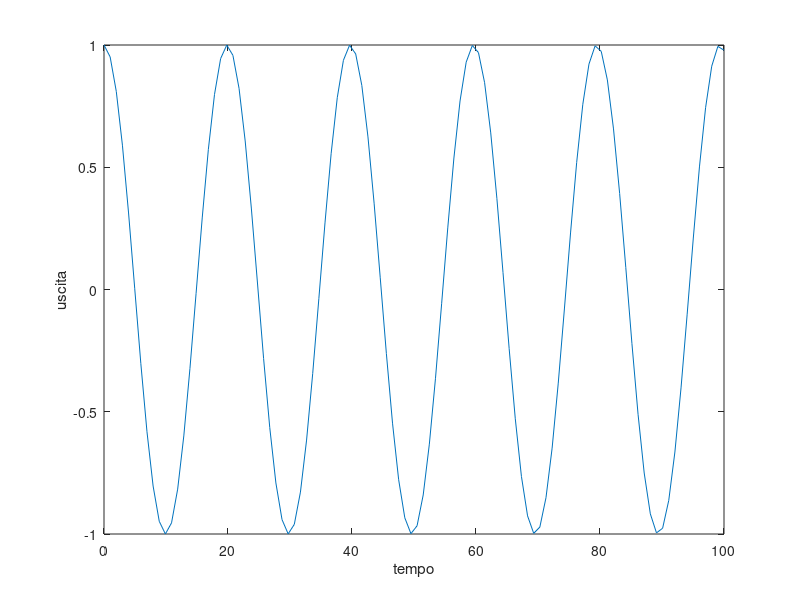
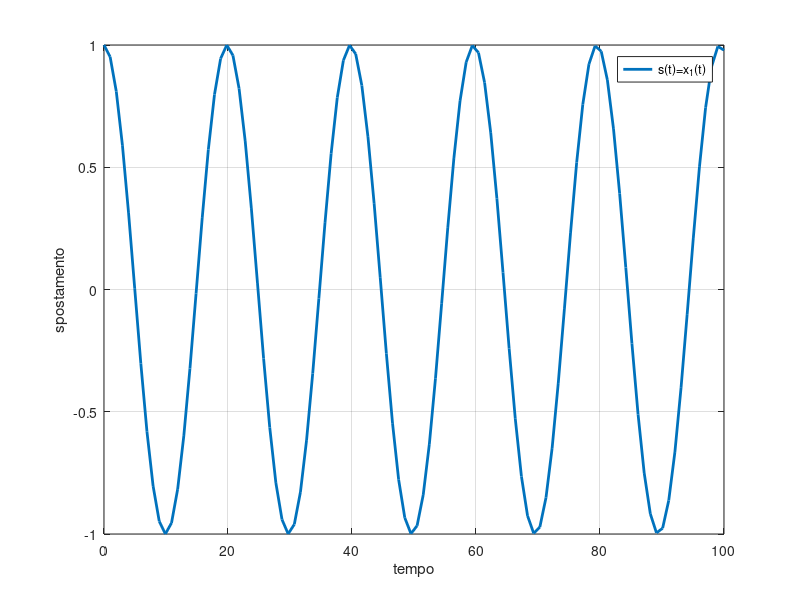
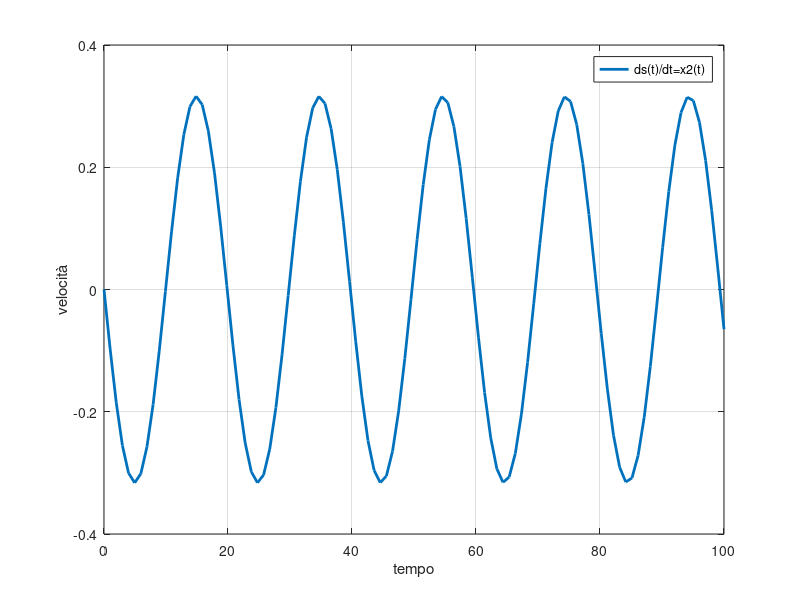
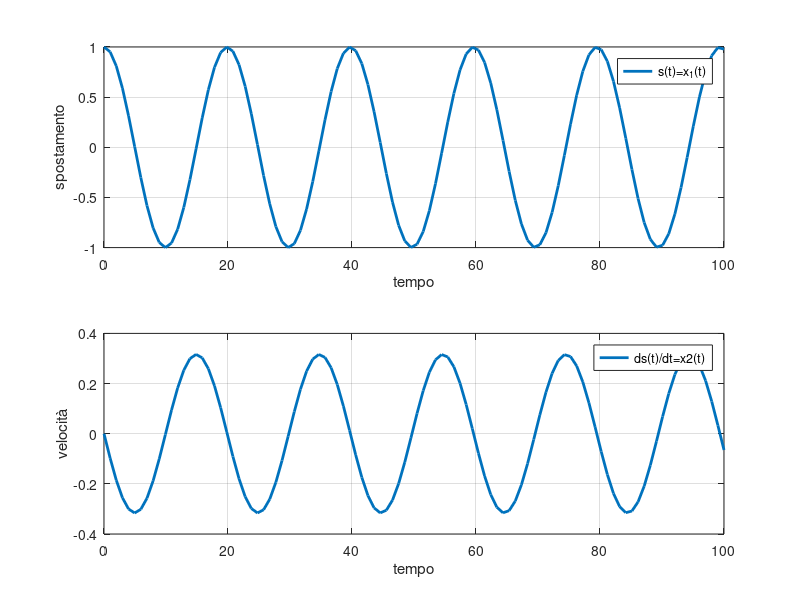

Write the MATLAB code that produced these figures, in order.
clear
close all
clc

% sistema massa molla
%% introduciamo i parametri di riferimento
k=0.1;
m=1;
T=100;

x0=[1 ; 0]; %% il sistema massa molla ha 2 variabili di stato

%% matrici
A= [0 1;-k/m 0];
B= [0; 1/m];
C= [1 0];
D= 0;

%% sistema lineare
sys = ss(A,B,C,D);
[y,time,x]=initial(sys,x0,T);

%così è tempo continuo, se aggiungo un argomento (tempo di campionamento)
%diventa tempo discreto

%% grafici
figure(1)
plot(time,y)
xlabel('tempo')
ylabel('uscita')

figure(2)
plot(time,x(:,1),'LineWidth',2)
xlabel('tempo')
ylabel('spostamento')
legend('s(t)=x_1(t)')
grid

figure(3)
plot(time,x(:,2),'LineWidth',2)
xlabel('tempo')
ylabel('velocità')
legend('ds(t)/dt=x2(t)')
grid

%% subplot: 2 plot nella stessa figura
%%i primi 2 parametri indicano la regione di figura che seleziono
figure 
subplot(2,1,1) %% il terzo parametro indica quale regione selezioni
plot(time,x(:,1),'LineWidth',2)
xlabel('tempo')
ylabel('spostamento')
legend('s(t)=x_1(t)')
grid
subplot(2,1,2) %% in questo subplot cambia solo il terzo parametro
plot(time,x(:,2),'LineWidth',2)
xlabel('tempo')
ylabel('velocità')
legend('ds(t)/dt=x2(t)')
grid